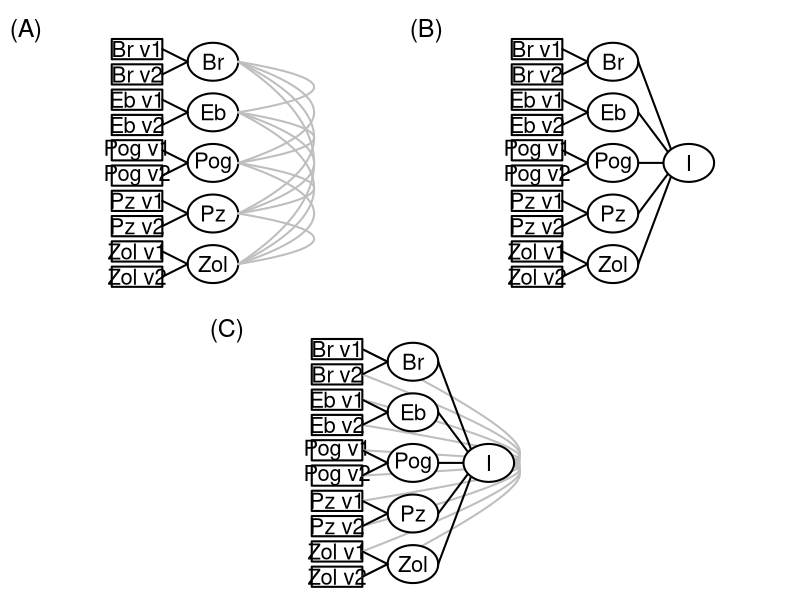

This chart was generated by the following R code:

drawEllipse = function(x_center, y_center, radius_x = 0.2, radius_y = 0.15, l = 2){
  theta = seq(0, 2 * pi, length.out = 100)
  x = radius_x * cos(theta) + x_center
  y = radius_y * sin(theta) + y_center
  polygon(x, y, border = "black", col = "white", lwd = l)
}
curveFunction = function(start, end, distance, mid_y=0) {
  if (mid_y == 0){
    mid_y = (start[2] + end[2]) / 2
  }
  control_points = rbind(start, c(start[1] + distance, mid_y), end)
  
  bezier_curve = function(t, control_points) {
    (1 - t)^2 * control_points[1,] + 2 * (1 - t) * t * control_points[2,] + t^2 * control_points[3,]
  }
  
  t_values = seq(0, 1, length.out = 100)
  curve_points = t(sapply(t_values, function(t) bezier_curve(t, control_points)))
  
  lines(curve_points, col = "gray", lwd = 2)
}


current_mar = par("mar")
suffixes = c(" v1", " v2")
tasks = c("Br", "Eb", "Pog", "Pz", "Zol")
tasks_vs = sapply(tasks, function(x) paste0(x, suffixes))

plotCFA1 = function(){
  par(mar = c(0,1,1,0))
  plot(NA,
       NA,
       xlim = c(-.1,1),
       ylim = c(0,2.1),
       xlab = "",
       ylab = "",
       main = "",
       asp = 1,
       axes = F
  )
  mtext("(A)", side = 3, line = -2, adj = -.01, cex = 1.5)
  n.task = 10
  task_pos.y = seq(.1, 1.9, length.out = n.task)
  task_pos.x = rep(-0.1, n.task)
  task.length = c(.2, .08)
  n.factor_versions = 5
  version_factor.length = .3
  version_factor_pos.y = mapply(
    function(x) (task_pos.y[x+1] - task_pos.y[x])/2 + task_pos.y[x],
    seq(1,10,2)
  )
  version_factor_pos.x = rep(.5, n.factor_versions)
  rect(task_pos.x+task.length[1],
       task_pos.y+task.length[2],
       task_pos.x-task.length[1],
       task_pos.y-task.length[2],
       lwd = 2
  )
  text(task_pos.x, task_pos.y, rev(tasks_vs), cex = 2)
  
  a = mapply(
    function(x) drawEllipse(version_factor_pos.x[x], version_factor_pos.y[x]), 
    1:n.factor_versions
  )
  radius_x = 0.2
  text(version_factor_pos.x, version_factor_pos.y, rev(tasks), cex = 2)
  
  first_con = matrix(
    c(task_pos.x + task.length[1], 
      task_pos.y), 
    ncol = 2 
  )
  
  second_con = matrix(
    c(rep(version_factor_pos.x - radius_x, each = 2), 
      rep(version_factor_pos.y, each = 2)), 
    ncol = 2 
  )
  
  b = mapply(
    function(x) lines(c(first_con[x,1], second_con[x,1]), 
                      c(first_con[x,2], second_con[x,2]),
                      lwd = 2),
    1:10
  )
  dis = rnorm(n.factor_versions^2, 1, .015)
  jit = rnorm(n.factor_versions^2, 0, .025)
  count = 1.5
  for (i in 1:n.factor_versions){
    for (j in 1:n.factor_versions){
      if (i > j){
        curveFunction(
          c(version_factor_pos.x[i] + radius_x, version_factor_pos.y[i]),
          c(version_factor_pos.x[j] + radius_x, version_factor_pos.y[j]),
          1.2
        )
        count = count + 1
      }
      
    }
  }
}

plotCFA2 = function(){
  par(mar = c(0,1,1,0))
  plot(NA,
       NA,
       xlim = c(-0.1,1),
       ylim = c(0,2.1),
       xlab = "",
       ylab = "",
       main = "",
       asp = 1,
       axes = F
  )
  mtext("(B)", side = 3, line = -2, adj = -.01, cex = 1.5)
  n.task = 10
  task_pos.y = seq(.1, 1.9, length.out = n.task)
  task_pos.x = rep(-0.1, n.task)
  task.length = c(.2, .08)
  n.factor_versions = 5
  version_factor.length = .3
  version_factor_pos.y = mapply(
    function(x) (task_pos.y[x+1] - task_pos.y[x])/2 + task_pos.y[x],
    seq(1,10,2)
  )
  version_factor_pos.x = rep(.5, n.factor_versions)
  rect(task_pos.x+task.length[1],
       task_pos.y+task.length[2],
       task_pos.x-task.length[1],
       task_pos.y-task.length[2],
       lwd = 2
  )
  text(task_pos.x, task_pos.y, rev(tasks_vs), cex = 2)
  
  a = mapply(
    function(x) drawEllipse(version_factor_pos.x[x], version_factor_pos.y[x]), 
    1:n.factor_versions
  )
  radius_x = 0.2
  text(version_factor_pos.x, version_factor_pos.y, rev(tasks), cex = 2)
  
  first_con = matrix(
    c(task_pos.x + task.length[1], 
      task_pos.y), 
    ncol = 2 
  )
  
  second_con = matrix(
    c(rep(version_factor_pos.x - radius_x, each = 2), 
      rep(version_factor_pos.y, each = 2)), 
    ncol = 2 
  )
  
  b = mapply(
    function(x) lines(c(first_con[x,1], second_con[x,1]), 
                      c(first_con[x,2], second_con[x,2]),
                      lwd = 2),
    1:10
  )
  gf_pos.x = 1.1
  gf_pos.y = 1
  gf.length = c(.1,.1)
  
  third_con = matrix(
    c(version_factor_pos.x + radius_x, version_factor_pos.y), 
    ncol = 2 
  )
  
  fourth_con = matrix(
    rep(c(gf_pos.x - gf.length[1], gf_pos.y), 5), 
    ncol = 2 
  )
  
  c = mapply(
    function(x) lines(c(third_con[x,1], fourth_con[x,1]), 
                      c(third_con[x,2], fourth_con[x,2]),
                      lwd = 2),
    1:5
  )
  drawEllipse(gf_pos.x, gf_pos.y)
  
  text(gf_pos.x, gf_pos.y, "I", cex = 2)
  
}


plotCFA3 = function(){
  par(mar = c(0,1,1,0))
  plot(NA,
       NA,
       xlim = c(-.1,1),
       ylim = c(0,2.1),
       xlab = "",
       ylab = "",
       main = "",
       asp = 1,
       axes = F
  )
  n.task = 10
  task_pos.y = seq(.1, 1.9, length.out = n.task)
  task_pos.x = rep(-0.1, n.task)
  task.length = c(.2, .08)
  n.factor_versions = 5
  version_factor.length = .3
  version_factor_pos.y = mapply(
    function(x) (task_pos.y[x+1] - task_pos.y[x])/2 + task_pos.y[x],
    seq(1,10,2)
  )
  version_factor_pos.x = rep(.5, n.factor_versions)
  rect(task_pos.x+task.length[1],
       task_pos.y+task.length[2],
       task_pos.x-task.length[1],
       task_pos.y-task.length[2],
       lwd = 2
  )
  text(task_pos.x, task_pos.y, rev(tasks_vs), cex = 2)
  
  
  radius_x = 0.2
  
  first_con = matrix(
    c(task_pos.x + task.length[1], 
      task_pos.y), 
    ncol = 2 
  )
  
  second_con = matrix(
    c(rep(version_factor_pos.x - radius_x, each = 2), 
      rep(version_factor_pos.y, each = 2)), 
    ncol = 2 
  )
  mtext("(C)", side = 3, line = -2, adj = -.01, cex = 1.5)
  
  
  dis = rnorm(n.factor_versions^2, 1, .015)
  jit = rnorm(n.factor_versions^2, 0, .025)
  count = 1.5
  gf_pos.x = 1.1
  gf_pos.y = 1
  gf.length = c(.1,.1)
  for (i in 1:n.task){
    curveFunction(
      c(task_pos.x[i] + radius_x, task_pos.y[i]),
      c(gf_pos.x, gf_pos.y),
      1.8,
      mid_y = 1
    )
  }
  a = mapply(
    function(x) drawEllipse(version_factor_pos.x[x], version_factor_pos.y[x]), 
    1:n.factor_versions
  )
  text(version_factor_pos.x, version_factor_pos.y, rev(tasks), cex = 2)
  b = mapply(
    function(x) lines(c(first_con[x,1], second_con[x,1]), 
                      c(first_con[x,2], second_con[x,2]),
                      lwd = 2),
    1:10
  )
  
  
  
  third_con = matrix(
    c(version_factor_pos.x + radius_x, version_factor_pos.y), 
    ncol = 2 
  )
  
  fourth_con = matrix(
    rep(c(gf_pos.x - gf.length[1], gf_pos.y), 5), 
    ncol = 2 
  )
  
  c = mapply(
    function(x) lines(c(third_con[x,1], fourth_con[x,1]), 
                      c(third_con[x,2], fourth_con[x,2]),
                      lwd = 2),
    1:5
  )
  drawEllipse(gf_pos.x, gf_pos.y)
  
  text(gf_pos.x, gf_pos.y, "I", cex = 2)
  
}




pdf("../_manuscript/_figs/factor_cfa.pdf",
    width = 8,
    height = 10)
layout(
  matrix(c(1,1,2,2,0,3,3,0), nrow = 2, byrow = TRUE), 
  widths = c(.5, .5, .5, .5)
)
plotCFA1()
plotCFA2()
plotCFA3()

dev.off()
